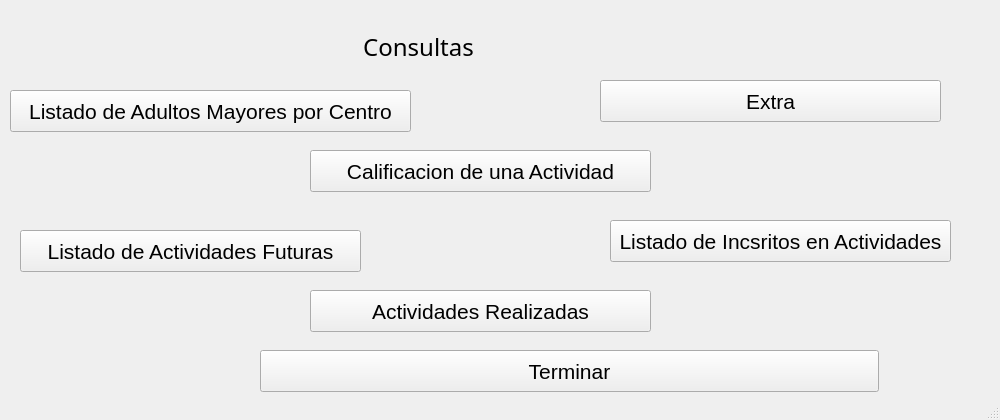
<?xml version="1.0" encoding="UTF-8"?>
<ui version="4.0">
 <class>MainWindow</class>
 <widget class="QMainWindow" name="MainWindow">
  <property name="geometry">
   <rect>
    <x>0</x>
    <y>0</y>
    <width>1000</width>
    <height>420</height>
   </rect>
  </property>
  <property name="windowTitle">
   <string>Proyectos de Facultad</string>
  </property>
  <widget class="QWidget" name="centralwidget">
   <widget class="QPushButton" name="BTerminar">
    <property name="geometry">
     <rect>
      <x>260</x>
      <y>350</y>
      <width>619</width>
      <height>42</height>
     </rect>
    </property>
    <property name="font">
     <font>
      <pointsize>16</pointsize>
     </font>
    </property>
    <property name="text">
     <string>Terminar</string>
    </property>
   </widget>
   <widget class="QLabel" name="LTitulo">
    <property name="geometry">
     <rect>
      <x>110</x>
      <y>30</y>
      <width>617</width>
      <height>33</height>
     </rect>
    </property>
    <property name="font">
     <font>
      <family>Mongolian Baiti</family>
      <pointsize>18</pointsize>
     </font>
    </property>
    <property name="text">
     <string>Consultas</string>
    </property>
    <property name="alignment">
     <set>Qt::AlignCenter</set>
    </property>
   </widget>
   <widget class="QPushButton" name="BLAM">
    <property name="geometry">
     <rect>
      <x>10</x>
      <y>90</y>
      <width>401</width>
      <height>42</height>
     </rect>
    </property>
    <property name="font">
     <font>
      <pointsize>16</pointsize>
     </font>
    </property>
    <property name="text">
     <string>Listado de Adultos Mayores por Centro</string>
    </property>
   </widget>
   <widget class="QPushButton" name="BEx">
    <property name="geometry">
     <rect>
      <x>600</x>
      <y>80</y>
      <width>341</width>
      <height>42</height>
     </rect>
    </property>
    <property name="font">
     <font>
      <pointsize>16</pointsize>
     </font>
    </property>
    <property name="text">
     <string>Extra</string>
    </property>
   </widget>
   <widget class="QPushButton" name="BLAF">
    <property name="geometry">
     <rect>
      <x>20</x>
      <y>230</y>
      <width>341</width>
      <height>42</height>
     </rect>
    </property>
    <property name="font">
     <font>
      <pointsize>16</pointsize>
     </font>
    </property>
    <property name="text">
     <string>Listado de Actividades Futuras</string>
    </property>
   </widget>
   <widget class="QPushButton" name="BLIA">
    <property name="geometry">
     <rect>
      <x>610</x>
      <y>220</y>
      <width>341</width>
      <height>42</height>
     </rect>
    </property>
    <property name="font">
     <font>
      <pointsize>16</pointsize>
     </font>
    </property>
    <property name="text">
     <string>Listado de Incsritos en Actividades</string>
    </property>
   </widget>
   <widget class="QPushButton" name="BCAA">
    <property name="geometry">
     <rect>
      <x>310</x>
      <y>150</y>
      <width>341</width>
      <height>42</height>
     </rect>
    </property>
    <property name="font">
     <font>
      <pointsize>16</pointsize>
     </font>
    </property>
    <property name="text">
     <string>Calificacion de una Actividad</string>
    </property>
   </widget>
   <widget class="QPushButton" name="BAC">
    <property name="geometry">
     <rect>
      <x>310</x>
      <y>290</y>
      <width>341</width>
      <height>42</height>
     </rect>
    </property>
    <property name="font">
     <font>
      <pointsize>16</pointsize>
     </font>
    </property>
    <property name="text">
     <string>Actividades Realizadas</string>
    </property>
   </widget>
  </widget>
  <widget class="QStatusBar" name="statusbar"/>
 </widget>
 <resources/>
 <connections/>
</ui>
